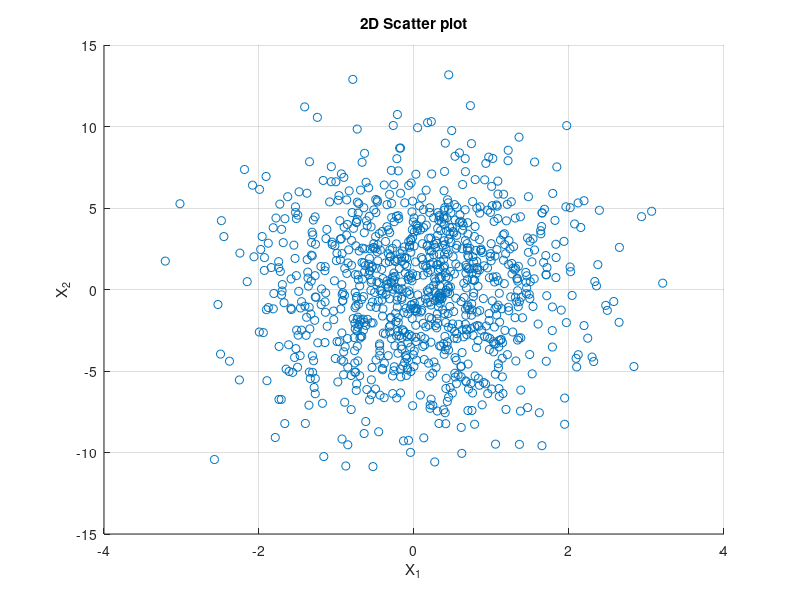
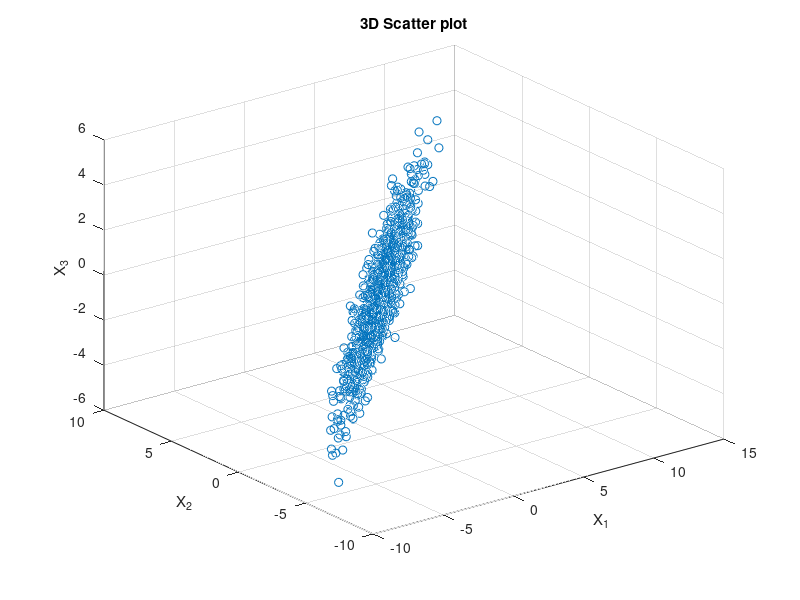
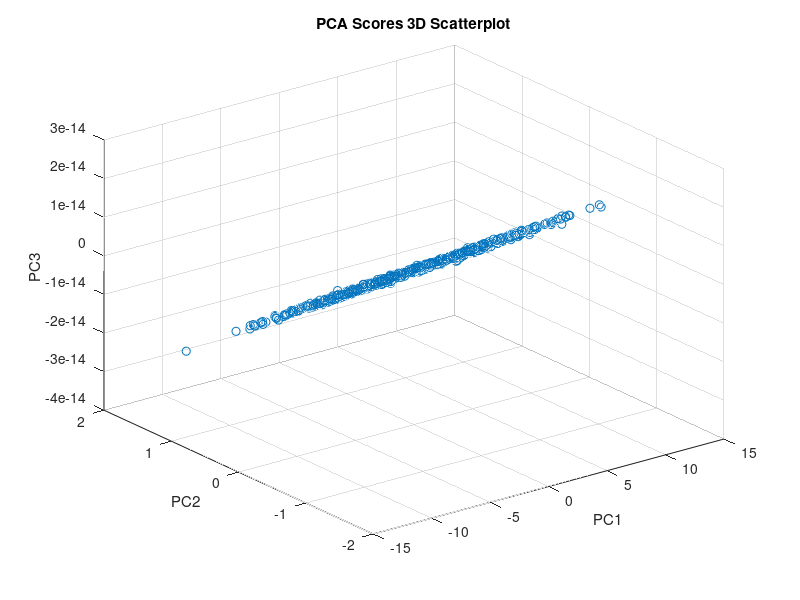
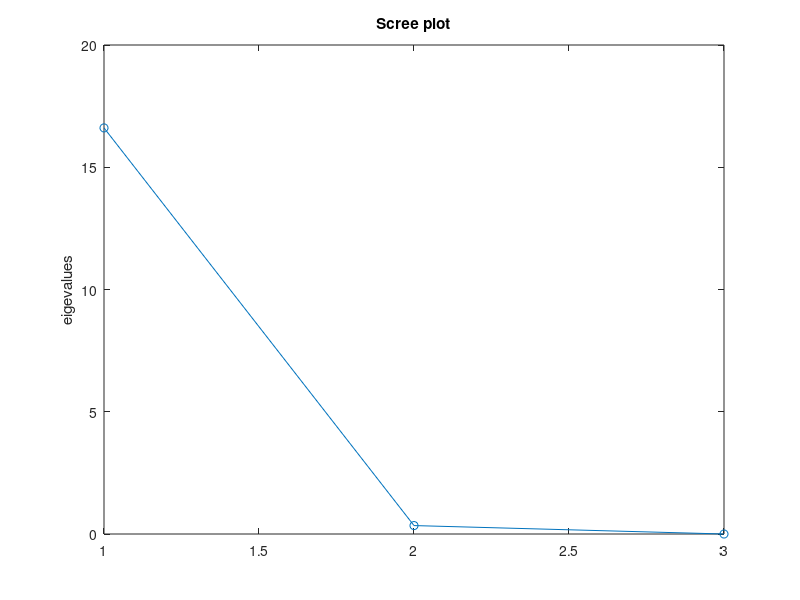

The MATLAB script that drew these images, in order:
%% Data Analysis Course 2021 - Exercise 6.1

% Clearing
clear;
close all;
clc;

%% Initializing
n = 1000;
sx = 1;
sy = 4;
W = [0.2 0.8; 0.4 0.5; 0.7 0.3];
sigma = [sx^2 0;0 sy^2];
X = mvnrnd([0 0],sigma,n);

%% a) eigenvalues, eigenvectors of variance matrix
% 2D scatter Plot
figure;
scatter(X(:,1),X(:,2))
grid on
title('2D Scatter plot')
xlabel('X_1')
ylabel('X_2')

% 3D scatter Plot 
X3d = X*W';
figure
scatter3(X3d(:,1),X3d(:,2),X3d(:,3))
grid on
title('3D Scatter plot')
xlabel('X_1')
ylabel('X_2')
zlabel('X_3')

% Normalizing before PCA, getting the eigvalues in descending order
X3d = normalize(X3d,'center');
covMat = cov(X3d);
[eigVec,eigVal] = eig(covMat)
eigVal = diag(eigVal)
eigVal = sort(eigVal,'descend')

% PCA component scores
n = size(eigVec,2)
eigVec = eigVec(:,n:-1:1)
scores = X3d*eigVec

% SVD
[U,S,V] = svd(X3d);

figure
scatter3(scores(:,1),scores(:,2),scores(:,3))
title('PCA Scores 3D Scatterplot')
xlabel('PC1')
ylabel('PC2')
zlabel('PC3')

%% B
% Scree plot
figure
plot(1:length(eigVal),eigVal,'-o')
title('Scree plot')
ylabel('eigevalues')

%% C
% PCA 2D scores scatterplot
figure
scatter(scores(:,1),scores(:,2))
title('PCA Scores 2D Scatterplot')
xlabel('PC1')
ylabel('PC2')

infoLoss = eigVal(3)/sum(eigVal)